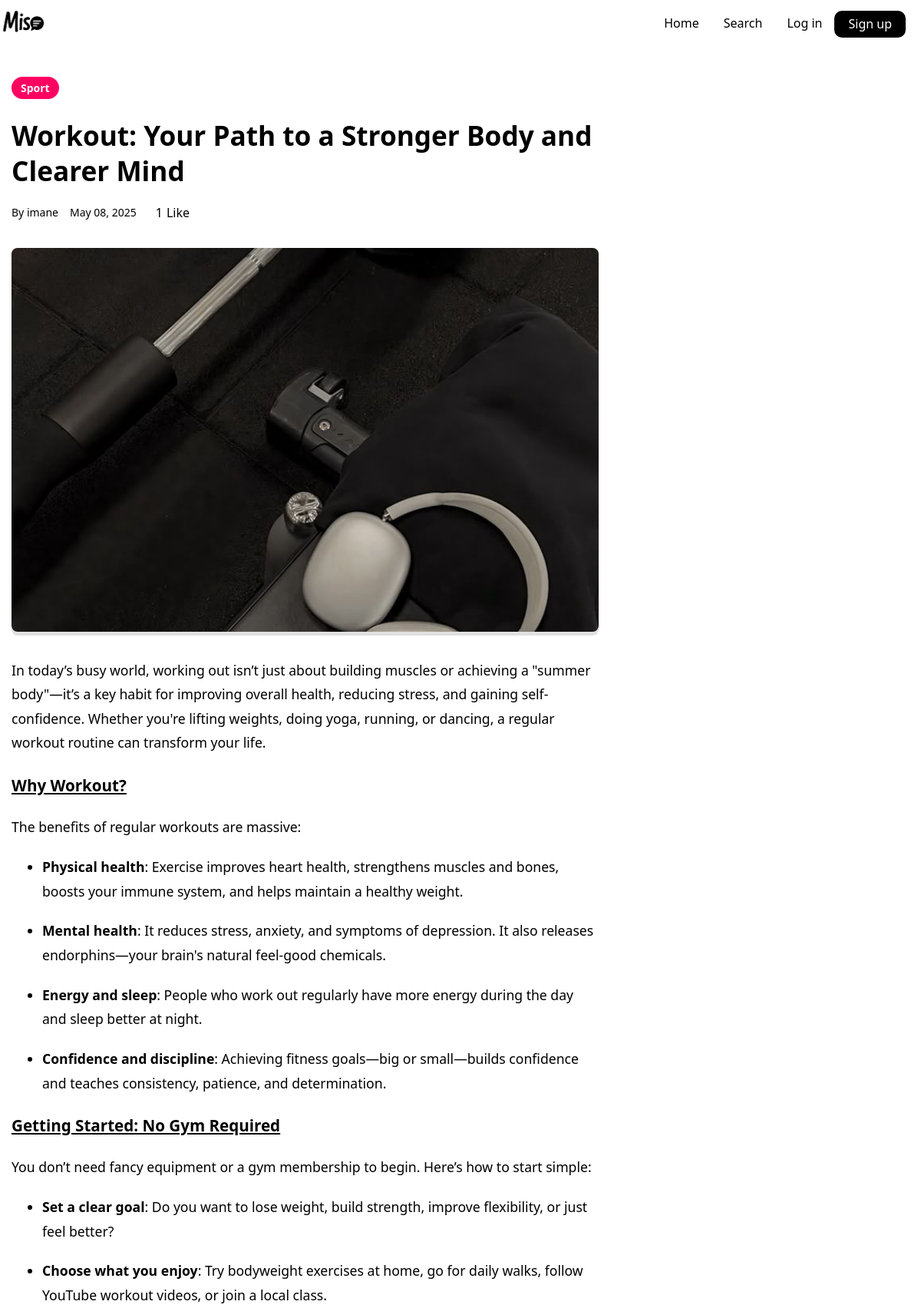
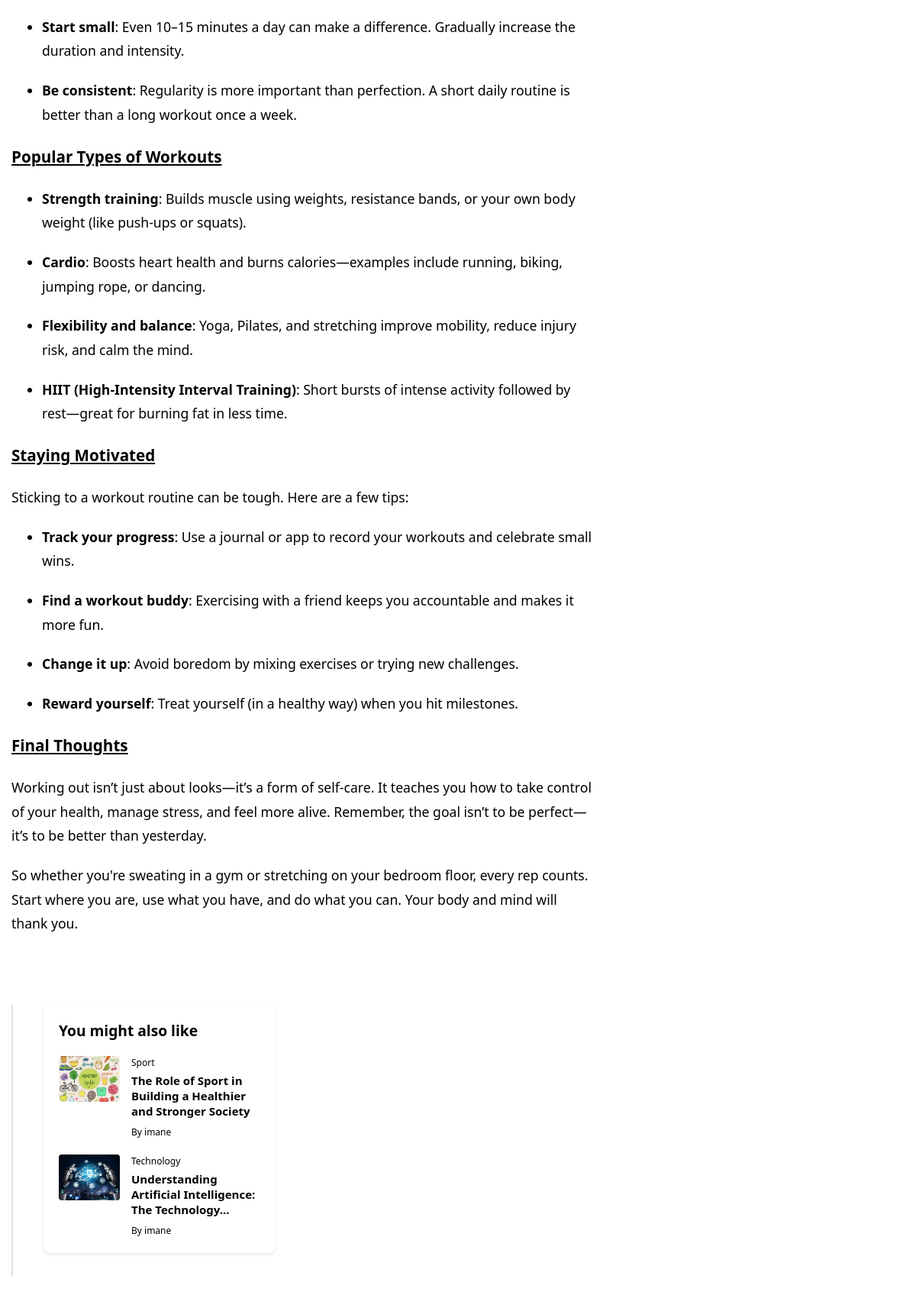
Page /article_be/3 (upper part) on the committed database (2 pictures, top to bottom).
### app.py (models this page shows)
class Article(db.Model):
    id = db.Column(db.Integer, primary_key=True)
    title = db.Column(db.String(200), nullable=False)
    content = db.Column(db.Text, nullable=False)
    excerpt = db.Column(db.String(300))
    category = db.Column(db.String(50), nullable=False)
    date = db.Column(db.String(50), default=lambda: datetime.now(timezone.utc).strftime('%B %d, %Y'))
    image_url = db.Column(db.String(200), default='default_article.jpg')
    author_id = db.Column(db.Integer, db.ForeignKey('user.id'), nullable=False)

class User(db.Model):
    id = db.Column(db.Integer, primary_key=True)
    username = db.Column(db.String(80), unique=True, nullable=False)
    email = db.Column(db.String(120), unique=True, nullable=False)
    password = db.Column(db.String(200), nullable=False)
    profile_pic = db.Column(db.String(200), default='default.jpg')
    articles = db.relationship('Article', backref='author', lazy=True)
    liked_articles = db.relationship(
        'Like',
        backref='user',
        lazy=True,
        foreign_keys='Like.user_id'
    )

### app.py (the view)
@app.route('/article_be/<int:id>')
def article_be(id):
    article = Article.query.get_or_404(id)
    suggested_articles = get_suggested_articles(article)
    return render_template('article_be.html',
                         article=article,
                         suggested_articles=suggested_articles)

### app.py (called while the page is built)
def get_suggested_articles(article, limit=3):
    same_category = Article.query.filter(
        Article.category == article.category,
        Article.id != article.id
    ).order_by(db.func.random()).limit(2).all()
    random_article = Article.query.filter(
        Article.id != article.id,
        ~Article.id.in_([a.id for a in same_category])
    ).order_by(db.func.random()).first()
    return same_category + ([random_article] if random_article else [])

### templates/article_be.html (shortened to what this page needs)
<!DOCTYPE html>
<html lang="en">
<head>
    <link rel="stylesheet" href="{{ url_for('static', filename='css/article.css') }}">
</head>
<body>
    <nav class="navbar">
        <a href="{{ url_for('home') }}" class="mi">
            <img src="{{ url_for('static', filename='images/logo.png') }}" alt="Miso Logo" class="logo-img">
        </a>
        <div class="navbar-links">
            <ul>
                <li><a href="{{ url_for('home') }}">Home</a></li>
                <li><a href="{{ url_for('search_be') }}">Search</a></li>
                <li><a href="{{ url_for('login') }}">Log in</a></li>
                <li><a href="{{ url_for('signup') }}" class="sign">Sign up</a></li>
            </ul>
        </div>
    </nav>
    <main class="article-page">
        <div class="container">
            <article class="article-content">
                <header class="article-header">
                    <span class="category-badge" style="--category-color:
                        {% if article.category == 'art' %}#FF9FEE
                        {% elif article.category == 'culture' %}#B3B0FF
                        {% elif article.category == 'sport' %}#FD0261
                        {% elif article.category == 'economy' %}#aae354
                        {% elif article.category == 'technology' %}#A4A1AA
                        {% elif article.category == 'health' %}#524F56
                        {% elif article.category == 'entrepreneurship' %}#252275
                        {% else %}#91558e{% endif %}">
                        {{ article.category|capitalize }}
                    </span>
                    <h1>{{ article.title }}</h1>
                    <div class="meta">
                        <span>By {{ article.author.username }}</span>
                        <span>{{ article.date }}</span>
                        <button class="like-btn" onclick="toggleLike({{ article.id }})">
                            <span class="like-count">{{ article.likes|length }}</span>
                            <span class="like-text">{% if liked %}Liked{% else %}Like{% endif %}</span>
                        </button>
                    </div>
                </header>
                <div class="article-image">
                    {% if article.image_url and article.image_url != 'default_article.jpg' %}
                    <img src="{{ url_for('static', filename='uploads/' + article.image_url) }}" alt="{{ article.title }}">
                    {% else %}
                    <div class="image-placeholder">
                        <span>No image available</span>
                    </div>
                    {% endif %}
                </div>
                <div class="article-body">
                    {{ article.content | safe }}
                </div>
            </article>
            <aside class="article-sidebar">
                <div class="sidebar-card">
                    <h3>You might also like</h3>
                    <div class="suggested-articles">
                        {% for suggested in suggested_articles %}
                        <a href="{{ url_for('article_be', id=suggested.id) }}" class="suggested-article">
                            {% if suggested.image_url and suggested.image_url != 'default_article.jpg' %}
                            <img src="{{ url_for('static', filename='uploads/' + suggested.image_url) }}" alt="{{ suggested.title }}">
                            {% else %}
                            <div class="image-placeholder small"></div>
                            {% endif %}
                            <div class="article-info">
                                <span class="category">{{ suggested.category|capitalize }}</span>
                                <h4>{{ suggested.title|truncate(60) }}</h4>
                                <span class="author">By {{ suggested.author.username }}</span>
                            </div>
                        </a>
                        {% endfor %}
                    </div>
                </div>
            </aside>
        </div>
    </main>
</body>
</html>

### static/css/article.css (style rules this page uses)
* { box-sizing: border-box; font-family: system-ui, -apple-system, BlinkMacSystemFont, 'Segoe UI', Roboto, Oxygen, Ubuntu, Cantarell, 'Open Sans', 'Helvetica Neue', sans-serif; }
body { overflow-x: hidden; width: 100%; margin: 0; padding: 0; padding-right: 20px; overflow-x: hidden; max-width: 100vw; }
.navbar { display: flex; position: relative; justify-content: space-between; align-items: center; background-color: rgba(255, 255, 255, 0.8); backdrop-filter: blur(10px); -webkit-backdrop-filter: blur(10px); color: black; }
.mi { display: flex; align-items: center; gap: 10px; }
.logo-img { height: 60px; width: auto; vertical-align: middle; }
.navbar-links { height: 100%; }
.navbar-links ul { display: flex; margin: 0; padding: 0; }
.navbar-links li { list-style: none; }
.navbar-links li a { display: block; text-decoration: none; color: black; padding: 1rem; }
.navbar-links li .sign { background-color: black; color: white; border-radius: 10px; padding: 6px 16px; display: inline-block; line-height: 1.2; height: auto; border: 2px solid black; min-height: 32px; position: relative; top: 11px; }
.article-page { padding: 20px 0; max-width: 1200px; margin: 0 auto; }
.container { padding: 0 20px; }
.article-content { width: 100%; }
.article-header { margin-bottom: 30px; }
.article-header h1 { font-size: 2.5rem; margin: 20px 0 15px 0; line-height: 1.2; }
.category-badge { display: inline-block; padding: 5px 12px; background-color: var(--category-color); color: white; border-radius: 20px; font-size: 14px; font-weight: 600; margin-bottom: 15px; }
.meta { display: flex; align-items: center; gap: 20px; margin: 15px 0; font-size: 1rem; }
.article-image { background-color: #e0e0e0; margin: 30px 0; border-radius: 8px; }
.article-image img { width: 100%; border-radius: 8px; max-height: 500px; object-fit: cover; }
.article-body { font-size: 1.1rem; line-height: 1.8; margin-bottom: 50px; }
.article-sidebar { width: 100%; margin-top: 50px; padding-top: 30px; border-top: 2px solid #e0e0e0; }
.sidebar-card { background: white; border-radius: 8px; padding: 20px; box-shadow: 0 2px 4px rgba(0,0,0,0.1); }
.sidebar-card h3 { font-size: 1.5rem; margin-bottom: 20px; }
.suggested-articles { display: flex; flex-direction: column; gap: 20px; }
.suggested-article { display: flex; gap: 15px; text-decoration: none; color: inherit; }
.suggested-article img { width: 80px; height: 60px; object-fit: cover; border-radius: 4px; }
.article-info { flex: 1; }
.article-info .category { display: block; font-size: 12px; color: #777; margin-bottom: 5px; }
.article-info h4 { font-size: 15px; margin: 0 0 5px 0; }
.article-info .author { font-size: 12px; color: #777; }
.like-btn { display: flex; align-items: center; gap: 8px; background: none; border: none; cursor: pointer; color: #777; font-size: 1rem; padding: 5px 10px; border-radius: 20px; }
@media (min-width: 992px) { .container { display: flex; flex-wrap: wrap; gap: 40px; } }
@media (min-width: 992px) { .article-content { width: 70%; } }
@media (min-width: 992px) { .article-sidebar { width: calc(30% - 40px); margin-top: 0; padding-top: 0; border-top: none; border-left: 2px solid #e0e0e0; padding-left: 40px; } }
.article-page { padding: 40px 0; }
.article-content { width: 70%; float: left; padding-right: 40px; }
.article-sidebar { width: 30%; }
.article-header h1 { font-size: 2.2rem; margin: 10px 0; line-height: 1.3; }
.meta { display: flex; align-items: center; gap: 15px; color: var(--gray); font-size: 14px; }
.like-btn { display: flex; align-items: center; gap: 5px; background: none; border: none; cursor: pointer; color: var(--gray); }
.article-image { margin-bottom: 30px; }
.article-body { font-size: 1.1rem; line-height: 1.8; }
.article-body p { margin-bottom: 20px; }
.sidebar-card { background: var(--light); border-radius: 8px; padding: 20px; margin-bottom: 30px; }
.sidebar-card h3 { margin-top: 0; margin-bottom: 20px; font-size: 1.2rem; }
.article-info .category { display: block; font-size: 12px; color: var(--gray); margin-bottom: 5px; }
.article-info h4 { font-size: 15px; margin: 0 0 5px 0; transition: color 0.2s; }
.article-info .author { font-size: 12px; color: var(--gray); }
@media (max-width: 1200px) { .container { padding: 0 15px; } }
img { max-width: 100%; height: auto; }

### rows in the picture
Article: category "Sport", title "Workout: Your Path to a Stronger Body and Clearer Mind", date "May 08, 2025", image_url (picture), content "In today’s busy world, working out isn’t just about building muscles or achieving a \"summer body\"—it’s a key habit for improving overall health, reducing stress, and gaining self-confidence. Whether you're lifting weights, doing yoga, running, or dancing, a regular workout routine can transform your life. Why Workout? The benefits of regular workouts are massive: Physical health : Exercise improves heart health, strengthens muscles and bones, boosts your immune system, and helps maintain a healthy weight. Mental health : It reduces stress, anxiety, and symptoms of depression. It also releases endorphins—your brain's natural feel-good chemicals. Energy and sleep : People who work out…"
User: author.username "imane"
Article: image_url (picture), category "Sport", title "The Role of Sport in Building a Healthier and Stronger Society", author.username "imane"
Article: image_url (picture), category "Technology", title "Understanding Artificial Intelligence: The Technology...", author.username "imane"

### other values in the picture
{{ article.likes|length }} "1"
